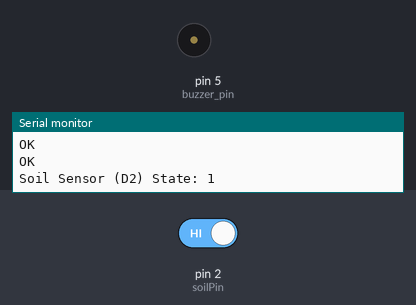
The sketch below on a simulated Arduino Uno, built with avr-gcc and run on an emulated ATmega328P. On the bench: buzzer (waves = sounding, pin HIGH), the last lines printed to the serial monitor. Inputs (shaded band) come from the test bench; at power-on: pin 2 (soilPin) HIGH. The modem accepts every AT command (registered, SIM ready, sends succeed) and sends nothing else.

Above: at 3.2 s.
3.3 s: pin 2 (soilPin) driven LOW
At 5.0 s:
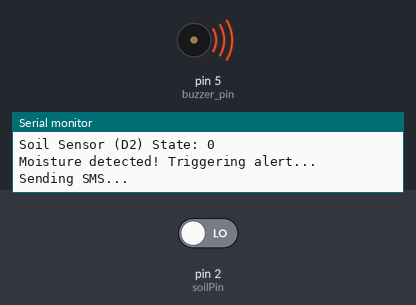
Timing chart, 0 to 43.6 s (numbered marks = the images above; inputs shaded):
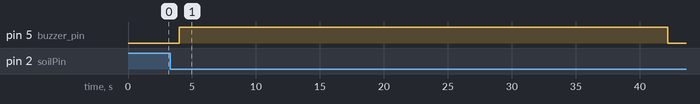

The sketch:

call_Sms.ino.ino
```cpp
#include <SoftwareSerial.h>

// HarishProjects.com
const String PHONE_1 = "+91"; // Receiver number
const String PHONE_2 = ""; // Optional
const String PHONE_3 = ""; // Optional

#define rxPin 4
#define txPin 3
SoftwareSerial sim800L(rxPin, txPin);

#define soilPin 2      // Soil moisture sensor on D2
#define buzzer_pin 5

boolean soil_flag = 0; // To prevent multiple alerts

void setup() {
  Serial.begin(115200);
  sim800L.begin(9600);

  pinMode(soilPin, INPUT);
  pinMode(buzzer_pin, OUTPUT);
  digitalWrite(buzzer_pin, LOW);

  Serial.println("Initializing GSM module...");
  sim800L.println("AT");
  delay(1000);
  sim800L.println("AT+CMGF=1");
  delay(1000);
  Serial.println("Setup done. Waiting for soil sensor...");
}

void loop() {
  while (sim800L.available()) {
    Serial.println(sim800L.readString());
  }

  int soilState = digitalRead(soilPin); // Read soil sensor

  Serial.print("Soil Sensor (D2) State: ");
  Serial.println(soilState);

  // ⚠️ Most sensors: LOW = Wet (trigger condition)
  if (soilState == LOW && soil_flag == 0) {
    Serial.println("Moisture detected! Triggering alert...");
    soil_flag = 1;
    digitalWrite(buzzer_pin, HIGH);

    send_multi_sms();
    make_multi_call();

    delay(10000); // Buzzer ON for 10 seconds
    digitalWrite(buzzer_pin, LOW);
  }

  // Reset flag when soil becomes dry
  else if (soilState == HIGH) {
    if (soil_flag == 1) {
      Serial.println("Soil dry again, system reset.");
    }
    soil_flag = 0;
    digitalWrite(buzzer_pin, LOW);
  }

  delay(1000);
}

// --- Helper Functions ---

void send_multi_sms() {
  if (PHONE_1 != "") {
    send_sms("Alert: Fire Detected", PHONE_1);
  }
  if (PHONE_2 != "") {
    send_sms("Alert: Soil moisture detected!", PHONE_2);
  }
  if (PHONE_3 != "") {
    send_sms("Alert: Soil moisture detected!", PHONE_3);
  }
}

void make_multi_call() {
  if (PHONE_1 != "") {
    make_call(PHONE_1);
  }
  if (PHONE_2 != "") {
    make_call(PHONE_2);
  }
  if (PHONE_3 != "") {
    make_call(PHONE_3);
  }
}

void send_sms(String text, String phone) {
  Serial.println("Sending SMS...");
  sim800L.print("AT+CMGF=1\r");
  delay(1000);
  sim800L.print("AT+CMGS=\"" + phone + "\"\r");
  delay(1000);
  sim800L.print(text);
  delay(100);
  sim800L.write(0x1A); // Ctrl+Z
  delay(5000);
  Serial.println("SMS sent.");
}

void make_call(String phone) {
  Serial.println("Calling...");
  sim800L.println("ATD" + phone + ";");
  delay(20000); // 20 seconds
  sim800L.println("ATH"); // Hang up
  delay(1000);
  Serial.println("Call ended.");
}
```

Measured:
- after the input at 3.3 s, pin 5 (buzzer_pin): LOW → HIGH after 0.72 s, → LOW 38.2 s later
